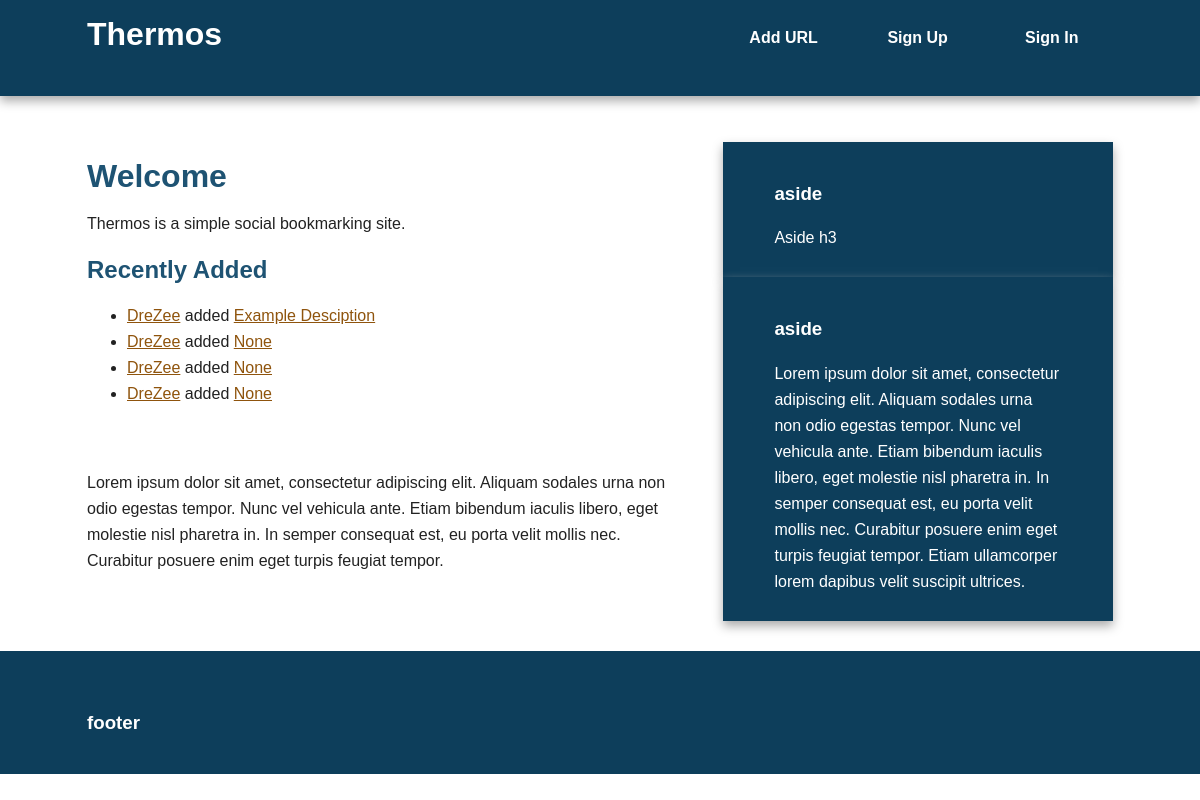
The page /index on the database as committed earlier.
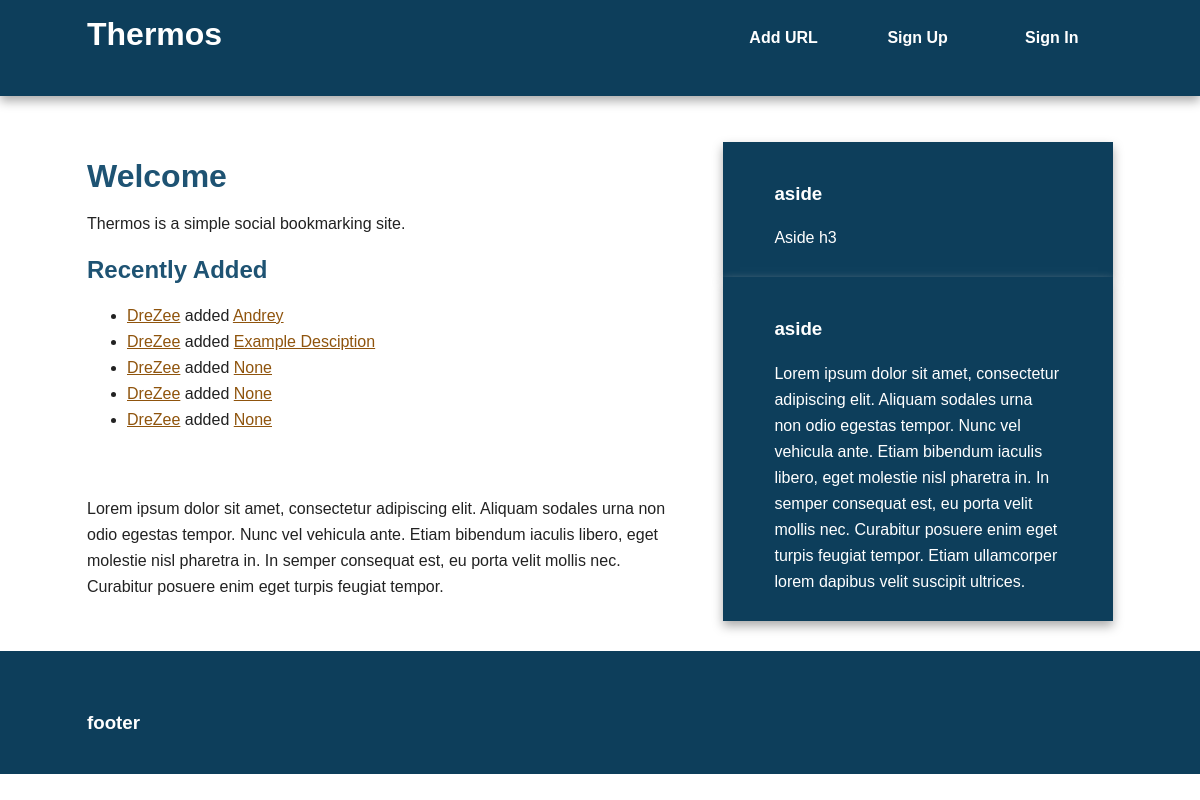
The same page on the database as committed later.
### models.py (models this page shows, shortened)
class Bookmark(db.Model):
    id = db.Column(db.Integer, primary_key = True)
    url = db.Column(db.Text, nullable = False)
    date = db.Column(db.DateTime, default = datetime.utcnow)
    description = db.Column(db.String(300))
    user_id = db.Column(db.Integer, db.ForeignKey('user.id'), nullable = False)
    @staticmethod
    def newest(num):
        return Bookmark.query.order_by(desc(Bookmark.date)).limit(num)

class User(db.Model):
    id = db.Column(db.Integer, primary_key = True)
    username = db.Column(db.String(80), unique = True)
    email = db.Column(db.String(120), unique = True)
    bookmarks = db.relationship('Bookmark', backref='user', lazy = 'dynamic')

### views.py (the view)
@app.route('/')
@app.route('/index')
def index():
    return render_template('index.html', new_bookmarks=Bookmark.newest(5))

### templates/index.html (shortened to what this page needs)
{% extends "base.html" %}
{% block content %}
                <article>
                    <header>
                        <h1>Welcome</h1>
                        <p>Thermos is a simple social bookmarking site.</p>
                    </header>
                    <section>
                        <h2>Recently Added</h2>
                        {% if new_bookmarks %}
                            <ul>
                                {% for bm in new_bookmarks %}
                                    <li>
                                        <a href = '{{ url_for ('user', username=bm.user.username) }}'>{{bm.user.username}}</a> added <a href=" {{ bm.url }} ">{{bm.description }} </a></li>
                                {% endfor %}
                            </ul>
                        {% else %}
                            No Bookmarks yet.
                        {% endif %}
                    </section>
                    <footer>
                        <h3>article footer h3</h3>
                        <p>Lorem ipsum dolor sit amet, consectetur adipiscing elit. Aliquam sodales urna non odio egestas tempor. Nunc vel vehicula ante. Etiam bibendum iaculis libero, eget molestie nisl pharetra in. In semper consequat est, eu porta velit mollis nec. Curabitur posuere enim eget turpis feugiat tempor.</p>
                    </footer>
                </article>
{% endblock %}

### templates/base.html (shortened to what this page needs)
<!doctype html>
<html class="no-js" lang="">
    <head>
        <link rel="stylesheet" href=" {{ url_for('static', filename = 'css/normalize.min.css') }}">
        <link rel="stylesheet" href=" {{ url_for('static', filename = 'css/main.css') }}">
    </head>
    <body>
        <div class="header-container">
            <header class="wrapper clearfix">
                <a href="{{ url_for('index') }}"><h1 class="title">Thermos</h1></a>
                <nav>
                    <ul>
                        <li><a href="{{url_for('add') }}">Add URL</a></li>
                        <li><a href="#">Sign Up</a></li>
                        <li><a href="#">Sign In</a></li>
                    </ul>
                </nav>
            </header>
        </div>
        <div class="main-container">
            <div class="main wrapper clearfix">
                {% block content %}
                {% endblock %}
                {% block sidebar %}
                    <aside>
                        <h3> aside</h3>
                        <p> Aside h3</p>
                    </aside>
                <aside>
                    <h3>aside</h3>
                    <p>Lorem ipsum dolor sit amet, consectetur adipiscing elit. Aliquam sodales urna non odio egestas tempor. Nunc vel vehicula ante. Etiam bibendum iaculis libero, eget molestie nisl pharetra in. In semper consequat est, eu porta velit mollis nec. Curabitur posuere enim eget turpis feugiat tempor. Etiam ullamcorper lorem dapibus velit suscipit ultrices.</p>
                </aside>
                {% endblock %}
            </div>
        </div>
        <div class="footer-container">
            <footer class="wrapper">
                <h3>footer</h3>
            </footer>
        </div>
    </body>
</html>

### static/css/main.css (style rules this page uses)
html { color: #222; font-size: 1em; line-height: 1.4; }
body { font: 16px/26px Helvetica, Helvetica Neue, Arial; }
.wrapper { width: 90%; margin: 0 5%; }
.header-container { border-bottom: 20px solid #0D3E5B; }
.footer-container, .main aside { border-top: 20px solid #0D3E5B; }
.header-container, .footer-container, .main aside { background: #0D3E5B; }
.title { color: white; }
nav ul { margin: 0; padding: 0; list-style-type: none; }
nav a { display: block; margin-bottom: 10px; padding: 15px 0; text-align: center; text-decoration: none; font-weight: bold; color: white; background: #0D3E5B; }
.main { padding: 30px 0; }
.main article h1 { font-size: 2em; }
.main aside { color: white; padding: 0px 5% 10px; }
.footer-container footer { color: white; padding: 20px 0; }
a { color: #8F540D; }
h1, h2, h3, h4, h5, h6 { color: #1E5373; }
.main aside h3, footer h3 { color: white; }
@media only screen and (min-width: 480px) { nav a { float: left; width: 27%; margin: 0 1.7%; padding: 25px 2%; margin-bottom: 0; } }
@media only screen and (min-width: 480px) { nav li:first-child a { margin-left: 0; } }
@media only screen and (min-width: 480px) { nav li:last-child a { margin-right: 0; } }
@media only screen and (min-width: 480px) { nav ul li { display: inline; } }
@media only screen and (min-width: 768px) { .header-container, .main aside { -webkit-box-shadow: 0 5px 10px #aaa; -moz-box-shadow: 0 5px 10px #aaa; box-shadow: 0 5px 10px #aaa; } }
@media only screen and (min-width: 768px) { .title { float: left; } }
@media only screen and (min-width: 768px) { nav { float: right; width: 38%; } }
@media only screen and (min-width: 768px) { .main article { float: left; width: 57%; } }
@media only screen and (min-width: 768px) { .main aside { float: right; width: 28%; } }
@media only screen and (min-width: 1140px) { .wrapper { width: 1026px; margin: 0 auto; } }
.clearfix:before, .clearfix:after { content: " "; display: table; }
.clearfix:after { clear: both; }
.clearfix { *zoom: 1; }

Rows that differ between the two databases and show on the page:
added Bookmark: user.username "DreZee", description "Andrey"
